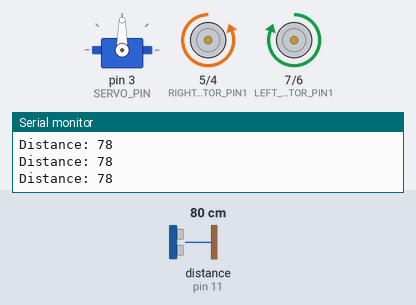
A sketch run on a simulated Arduino Uno, built with avr-gcc and run on an emulated ATmega328P. Shown: servo, motor-driver pin pairs drawn as motors (green arrow = first pin HIGH = forward, orange = second pin HIGH = backward, longer = more drive, scaled by the enable pin), the last lines printed to the serial monitor. Wiring (inferred from the names in the program): ultrasonic range finder: trigger pin 12; echo pin 11. The test bench sets the inputs (shaded band); at power-on: distance to the obstacle (sensor on pin 11) 80 cm. The echo pulse lasts 58.3 µs per cm.

Above: at 1.7 s.
1.8 s: distance to the obstacle (sensor on pin 11) set to 34 cm
3.3 s: distance to the obstacle (sensor on pin 11) set to 28 cm
At 4.6 s:
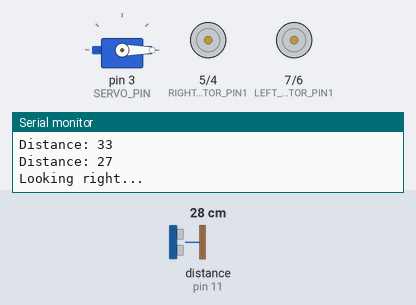
At 5.6 s:
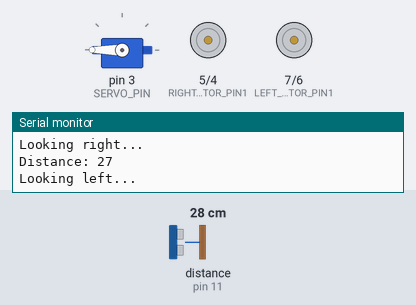
9.3 s: distance to the obstacle (sensor on pin 11) set to 2 cm
At 10.6 s:
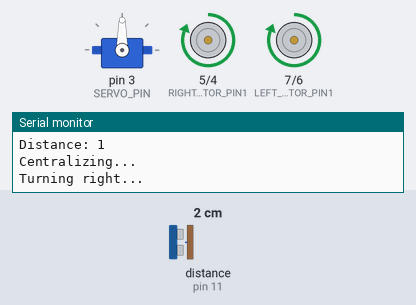
13.9 s: distance to the obstacle (sensor on pin 11) set to 4 cm
Timing chart, 0 to 17.9 s (numbered marks = the images above; inputs shaded):
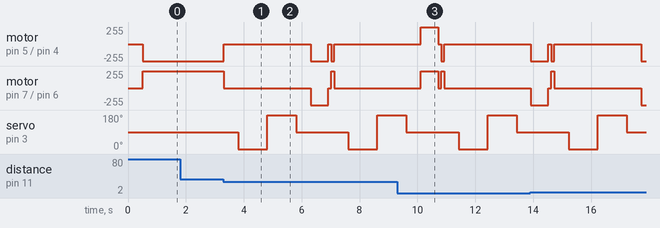

Measured:
- the behaviour switches between 31 and 30 cm on distance to the obstacle (sensor on pin 11) (found by bisection; images 0 and 1)

The sketch:

ultrasonic_object_avoidance_robot.ino
```cpp
#include <Servo.h>

// --- PIN DEFINITIONS ---
#define SERVO_PIN 3
#define TRIGGER_PIN 12
#define ECHO_PIN 11

// --- Motor Pins ---
#define LEFT_ENABLE 10
#define RIGHT_ENABLE 9

#define LEFT_MOTOR_PIN1 7
#define LEFT_MOTOR_PIN2 6
#define RIGHT_MOTOR_PIN1 5
#define RIGHT_MOTOR_PIN2 4

// --- Distance limit ---
#define DISTANCE_LIMIT 30

// --- Turning time ---
#define TURN_TIME 600

// --- Servo Motor object ---
Servo servo_motor;

// --- Setup function ----------
// This function is used to
// initialize input/output pins,
// attach the servo motor and
// do general configurations.
// -----------------------------
void setup()
{
  // Open the serial output (Console)
  Serial.begin(9600);

  // Setup Left Motors
	pinMode(LEFT_ENABLE, OUTPUT);
  pinMode(LEFT_MOTOR_PIN1, OUTPUT);
  pinMode(LEFT_MOTOR_PIN2, OUTPUT);

  digitalWrite(LEFT_ENABLE, HIGH);

  // Setup Right Motors
	pinMode(RIGHT_ENABLE, OUTPUT);
  pinMode(RIGHT_MOTOR_PIN1, OUTPUT);
  pinMode(RIGHT_MOTOR_PIN2, OUTPUT);

  digitalWrite(RIGHT_ENABLE, HIGH);

  // Setup Ultrasonic Sensor
  pinMode(TRIGGER_PIN, OUTPUT);
  pinMode(ECHO_PIN, INPUT);

  // Setup Servo Motor
  servo_motor.attach(SERVO_PIN);
  servo_motor.write(90);

  // Delay before starting loop
  delay(500);
}

// --- Loop Function ----------
// This function has the main
// loop of the program. It
// implements the basic logic.
// -----------------------------
void loop()
{
  // Read the distance from Ultrasonic sensor
  int distance = getDistance();

  // Print distance to console
  Serial.print("Distance: ");
  Serial.println(distance);

  // Check if there is an object
  if (distance < DISTANCE_LIMIT)
  {
    // Stop the UGV
  	stopCar();

    delay(500);

    // Look Right
    Serial.println("Looking right...");
    servo_motor.write(0);

    delay(1000);

    int rightDist = getDistance();

    // Print distance to console
    Serial.print("Distance: ");
    Serial.println(rightDist);

    // Look Left
    Serial.println("Looking left...");
    servo_motor.write(180);

    delay(1000);

    int leftDist = getDistance();

    // Print distance to console
    Serial.print("Distance: ");
    Serial.println(leftDist);

    // Return to Center
    Serial.println("Centralizing...");
    servo_motor.write(90);

    delay(500);

    // Decide where to turn
    if (rightDist > leftDist)
    {
      Serial.print("Turning right...");
      turnRight();
    }
    else
    {
      Serial.print("Turning left...");
      turnLeft();
    }

    // Explicity stop the UGV and move it forward
    delay(TURN_TIME);
    stopCar();
    delay(100);
    moveForward();
  }
  else
  {
    // No obstacle, keep moving forward
    moveForward();
  }

  delay(100);
}

// --- Move Forward Function ---
void moveForward()
{
  digitalWrite(LEFT_MOTOR_PIN1, HIGH);
  digitalWrite(LEFT_MOTOR_PIN2, LOW);

  digitalWrite(RIGHT_MOTOR_PIN1, LOW);
  digitalWrite(RIGHT_MOTOR_PIN2, HIGH);
}

// --- Stop Car Function ---
void stopCar()
{
 	digitalWrite(LEFT_MOTOR_PIN1, LOW);
 	digitalWrite(LEFT_MOTOR_PIN2, LOW);

	digitalWrite(RIGHT_MOTOR_PIN1, LOW);
	digitalWrite(RIGHT_MOTOR_PIN2, LOW);
}

// --- Turn Left Function ---
void turnLeft()
{
  digitalWrite(LEFT_MOTOR_PIN1, LOW);
  digitalWrite(LEFT_MOTOR_PIN2, HIGH); // Left motor back

  digitalWrite(RIGHT_MOTOR_PIN1, LOW); // Right motor forward
  digitalWrite(RIGHT_MOTOR_PIN2, HIGH);
}

// --- Turn Right Function ---
void turnRight()
{
	digitalWrite(LEFT_MOTOR_PIN1, HIGH); // Left motor forward
  digitalWrite(LEFT_MOTOR_PIN2, LOW);

  digitalWrite(RIGHT_MOTOR_PIN1, HIGH); // Right motor back
  digitalWrite(RIGHT_MOTOR_PIN2, LOW);
}

// --- Get Distance Function ---
int getDistance()
{
 	digitalWrite(TRIGGER_PIN, LOW);
  delayMicroseconds(2);
  digitalWrite(TRIGGER_PIN, HIGH);
  delayMicroseconds(10);
  digitalWrite(TRIGGER_PIN, LOW);

  long duration = pulseIn(ECHO_PIN, HIGH, 30000);

  if (duration == 0) return 999;

  int distance = duration * 0.034 / 2; // Convert to cm

  return distance;
}
```
